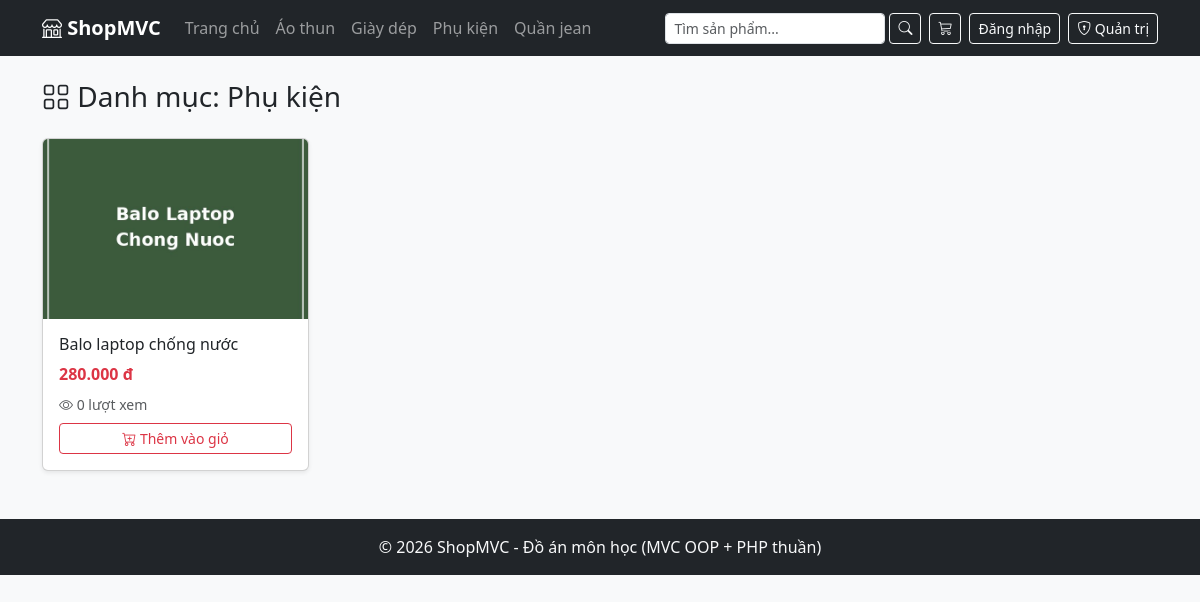
The app's page /danh-muc/phu-kien-j7k8l with its own data.
### tables this page shows
CREATE TABLE danh_muc (
    id INT AUTO_INCREMENT PRIMARY KEY,
    ten_danh_muc VARCHAR(150) NOT NULL,
    slug VARCHAR(180) NOT NULL UNIQUE
);

CREATE TABLE san_pham (
    id INT AUTO_INCREMENT PRIMARY KEY,
    danh_muc_id INT NOT NULL,
    ten_san_pham VARCHAR(255) NOT NULL,
    slug VARCHAR(280) NOT NULL UNIQUE,
    mo_ta TEXT,
    gia DECIMAL(12,0) NOT NULL DEFAULT 0,
    so_luong INT NOT NULL DEFAULT 0,
    hinh_anh VARCHAR(255),
    luot_xem INT NOT NULL DEFAULT 0,
    ngay_tao DATETIME NOT NULL,
    FOREIGN KEY (danh_muc_id) REFERENCES danh_muc(id) ON DELETE RESTRICT
);

### controllers/SanPhamController.php (called while the page is built, shortened)
<?php
class SanPhamController
{
    public function theoDanhMuc($slug)
    {
        $danhMucModel = new DanhMucModel();
        $sanPhamModel = new SanPhamModel();
        $danhMuc = $danhMucModel->timTheoSlug($slug);
        $danhSachSanPham = $sanPhamModel->layTheoDanhMuc($danhMuc['id']);
        $danhSachDanhMuc = $danhMucModel->layDanhMucKemSoLuong();
        require_once PATH_VIEW_MAIN;
    }
}

### index.php (called while the page is built, shortened)
<?php
spl_autoload_register(function ($class) {
    $fileName = "$class.php";
    $fileModel      = PATH_MODEL . $fileName;
});
require_once './configs/helper.php';
require_once './routes/index.php';

### models/BaseModel.php (called while the page is built, shortened)
<?php
class BaseModel
{
    public function __construct()
    {
        $dsn = sprintf('mysql:host=%s;port=%s;dbname=%s;charset=utf8', DB_HOST, DB_PORT, DB_NAME);
        try {
            $this->pdo = new PDO($dsn, DB_USERNAME, DB_PASSWORD, DB_OPTIONS);
        } catch (PDOException $e) {
            die("Kết nối cơ sở dữ liệu thất bại: {$e->getMessage()}. Vui lòng thử lại sau.");
        }
    }
}

### models/DanhMucModel.php (called while the page is built)
<?php
class DanhMucModel extends BaseModel
{
    protected $table = 'danh_muc';
    public function timTheoSlug($slug)
    {
        $sql = "SELECT * FROM {$this->table} WHERE slug = :slug LIMIT 1";
        $stmt = $this->pdo->prepare($sql);
        $stmt->execute(['slug' => $slug]);
        return $stmt->fetch();
    }
    public function layDanhMucKemSoLuong()
    {
        $sql = "SELECT dm.*, COUNT(sp.id) AS so_san_pham
                FROM danh_muc dm
                LEFT JOIN san_pham sp ON sp.danh_muc_id = dm.id
                GROUP BY dm.id
                ORDER BY dm.ten_danh_muc ASC";
        return $this->pdo->query($sql)->fetchAll();
    }
}

### models/SanPhamModel.php (called while the page is built, shortened)
<?php
class SanPhamModel extends BaseModel
{
    public function layTheoDanhMuc($danhMucId)
    {
        $sql = "SELECT sp.*, dm.ten_danh_muc
                FROM san_pham sp
                JOIN danh_muc dm ON dm.id = sp.danh_muc_id
                WHERE sp.danh_muc_id = :danh_muc_id
                ORDER BY sp.ngay_tao DESC";
        $stmt = $this->pdo->prepare($sql);
        $stmt->execute(['danh_muc_id' => $danhMucId]);
        return $stmt->fetchAll();
    }
}

### configs/helper.php (called while the page is built, shortened)
<?php
if (!function_exists('dinh_dang_tien')) {
    function dinh_dang_tien($so)
    {
        return number_format($so, 0, ',', '.') . ' đ';
    }
}

### views/san_pham/danh_sach.php (the view, shortened to what this page needs)
<h3 class="mb-4"><i class="bi bi-grid"></i> Danh mục: <?= htmlspecialchars($danhMuc['ten_danh_muc']) ?></h3>
<div class="row g-3">
    <?php if (empty($danhSachSanPham)): ?>
        <p class="text-muted">Danh mục này chưa có sản phẩm nào.</p>
    <?php else: ?>
        <?php foreach ($danhSachSanPham as $sp): ?>
            <div class="col-6 col-md-3">
                <div class="card h-100 shadow-sm">
                    <a href="<?= BASE_URL ?>san-pham/<?= $sp['slug'] ?>">
                        <img src="<?= $sp['hinh_anh'] ? BASE_ASSETS_UPLOADS . $sp['hinh_anh'] : BASE_ASSETS_UPLOADS . 'no-image.jpg' ?>"
                             class="card-img-top" style="height:180px;object-fit:cover" alt="<?= htmlspecialchars($sp['ten_san_pham']) ?>">
                    </a>
                    <div class="card-body">
                        <h6 class="card-title">
                            <a class="text-decoration-none text-dark" href="<?= BASE_URL ?>san-pham/<?= $sp['slug'] ?>">
                                <?= htmlspecialchars($sp['ten_san_pham']) ?>
                            </a>
                        </h6>
                        <p class="text-danger fw-bold mb-2"><?= dinh_dang_tien($sp['gia']) ?></p>
                        <p class="text-muted small mb-2"><i class="bi bi-eye"></i> <?= (int)$sp['luot_xem'] ?> lượt xem</p>
                        <?php if ($sp['so_luong'] > 0): ?>
                            <form action="<?= BASE_URL ?>gio-hang/them" method="POST">
                                <button type="submit" class="btn btn-sm btn-outline-danger w-100">
                                    <i class="bi bi-cart-plus"></i> Thêm vào giỏ
                                </button>
                            </form>
                        <?php else: ?>
                            <span class="badge bg-secondary">Hết hàng</span>
                        <?php endif; ?>
                    </div>
                </div>
            </div>
        <?php endforeach; ?>
    <?php endif; ?>
</div>

### views/main.php (shortened to what this page needs)
<!DOCTYPE html>
<html lang="vi">
<head>
    <link href="https://cdn.jsdelivr.net/npm/bootstrap@5.3.3/dist/css/bootstrap.min.css" rel="stylesheet">
    <link rel="stylesheet" href="https://cdn.jsdelivr.net/npm/bootstrap-icons@1.11.3/font/bootstrap-icons.css">
</head>
<body class="bg-light">
    <nav class="navbar navbar-expand-lg navbar-dark bg-dark">
        <div class="container">
            <a class="navbar-brand fw-bold" href="<?= BASE_URL ?>"><i class="bi bi-shop"></i> ShopMVC</a>
            <div class="collapse navbar-collapse" id="menu">
                <ul class="navbar-nav me-auto">
                    <li class="nav-item">
                        <a class="nav-link" href="<?= BASE_URL ?>">Trang chủ</a>
                    </li>
                    <?php
                    foreach ($danhSachDanhMuc ?? [] as $dm):
                    ?>
                        <li class="nav-item">
                            <a class="nav-link" href="<?= BASE_URL ?>danh-muc/<?= $dm['slug'] ?>">
                                <?= htmlspecialchars($dm['ten_danh_muc']) ?>
                            </a>
                        </li>
                    <?php endforeach; ?>
                </ul>
                <form action="<?= BASE_URL ?>tim-kiem" method="GET" class="d-flex me-2">
                    <input type="text" name="q" class="form-control form-control-sm" placeholder="Tìm sản phẩm..."
                           value="<?= htmlspecialchars($_GET['q'] ?? '') ?>">
                    <button class="btn btn-sm btn-outline-light ms-1"><i class="bi bi-search"></i></button>
                </form>
                <a href="<?= BASE_URL ?>gio-hang" class="btn btn-outline-light btn-sm position-relative me-2">
                    <i class="bi bi-cart3"></i>
                </a>
                <?php if (!empty($_SESSION['khach_hang'])): ?>
                    <div class="dropdown me-2">
                        <button class="btn btn-outline-light btn-sm dropdown-toggle" data-bs-toggle="dropdown">
                            <i class="bi bi-person-circle"></i> <?= htmlspecialchars($_SESSION['khach_hang']['ho_ten']) ?>
                        </button>
                        <ul class="dropdown-menu dropdown-menu-end">
                            <li><a class="dropdown-item" href="<?= BASE_URL ?>tai-khoan-cua-toi">Đơn hàng của tôi</a></li>
                            <li><a class="dropdown-item text-danger" href="<?= BASE_URL ?>dang-xuat">Đăng xuất</a></li>
                        </ul>
                    </div>
                <?php else: ?>
                    <a href="<?= BASE_URL ?>dang-nhap" class="btn btn-outline-light btn-sm me-2">Đăng nhập</a>
                <?php endif; ?>
                <a href="<?= BASE_URL ?>admin" class="btn btn-outline-light btn-sm">
                    <i class="bi bi-shield-lock"></i> Quản trị
                </a>
            </div>
        </div>
    </nav>
    <div class="container my-4">
        <?php
        if (isset($view)) {
            require_once PATH_VIEW . $view . '.php';
        }
        ?>
    </div>
    <footer class="bg-dark text-light text-center py-3 mt-5">
        &copy; <?= date('Y') ?> ShopMVC - Đồ án môn học (MVC OOP + PHP thuần)
    </footer>
</body>
</html>

### records on screen
danh_muc: ten_danh_muc "Áo thun"
danh_muc: ten_danh_muc "Giày dép"
danh_muc: ten_danh_muc "Phụ kiện"
danh_muc: ten_danh_muc "Quần jean"
san_pham: hinh_anh (picture), ten_san_pham "Balo laptop chống nước", gia "280.000 đ", luot_xem "0"
